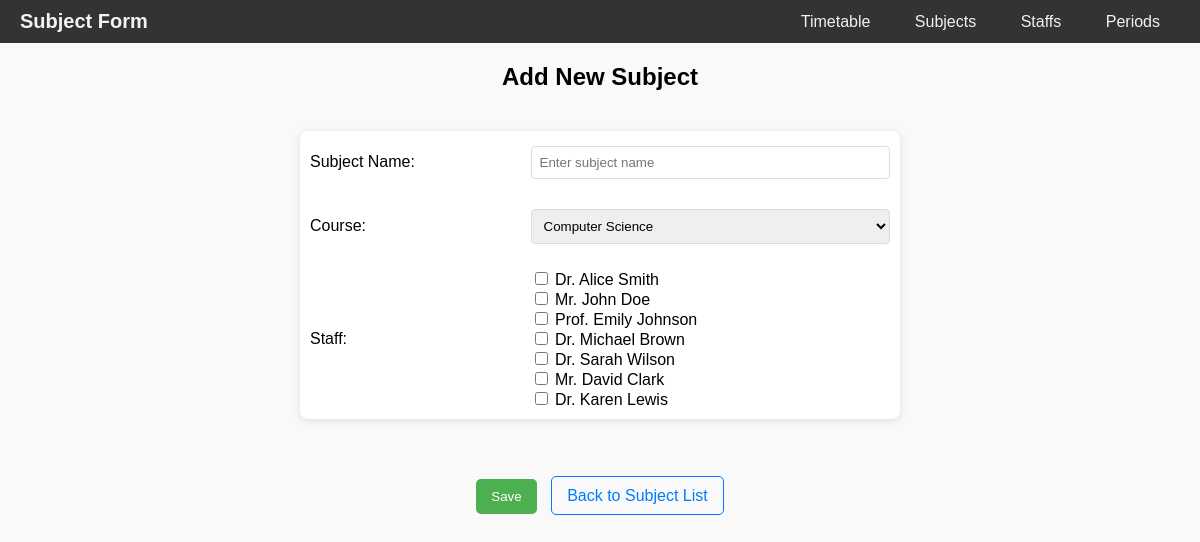
Page /subjects/create/ on the committed database.
### timetableApp/models.py (models this page shows, shortened)
class Staff(models.Model):
    name = models.CharField(max_length=100)

### timetableApp/views.py (the view)
# urls.py: path('subjects/create/', views.subject_create, name='subject_create'),
def subject_create(request):
    if request.method == 'POST':
        form = SubjectForm(request.POST)
        if form.is_valid():
            form.save()
            return redirect('subject_list')
    else:
        form = SubjectForm()
    return render(request, 'timetable/subject_form.html', {'form': form})

### timetableApp/forms.py
class SubjectForm(forms.ModelForm):
    class Meta:
        model = Subject
        fields = ['name', 'course', 'staff']

### templates/timetable/subject_form.html (shortened to what this page needs)
<!DOCTYPE html>
<html lang="en">
<head>
</head>
<body>
<div class="navbar">
    <div class="heading">Subject Form</div>
    <div>
        <a href="{% url 'timetable_list' %}">Timetable</a>
        <a href="{% url 'subject_list' %}">Subjects</a>
        <a href="{% url 'staff_list' %}">Staffs</a>
        <a href="{% url 'period_list' %}">Periods</a>
    </div>
</div>
<h2 style="text-align: center;">{% if form.instance.pk %}Edit Subject{% else %}Add New Subject{% endif %}</h2>
<form method="post" style="display: flex; justify-content: center; flex-direction: column; align-items: center;">
    <table>
        <tr>
            <td><label for="id_name">Subject Name:</label></td>
            <td><input type="text" name="name" id="id_name" placeholder="Enter subject name" value="{{ form.name.value|default_if_none:'' }}"></td>
        </tr>
        <tr>
            <td><label for="id_course">Course:</label></td>
            <td>
                <select name="course" id="id_course">
                    {% for course in form.course.field.queryset %}
                        <option value="{{ course.pk }}" {% if course.pk == form.course.value %}selected{% endif %}>{{ course.name }}</option>
                    {% endfor %}
                </select>
            </td>
        </tr>
        <tr>
            <td><label>Staff:</label></td>
            <td>
                <div class="checkbox-list">
                    {% for staff in form.staff.field.queryset %}
                        <label>
                            <input type="checkbox" name="staff" value="{{ staff.pk }}" {% if staff.pk in form.staff.value %}checked{% endif %}>
                            {{ staff.name }}
                        </label>
                    {% endfor %}
                </div>
            </td>
        </tr>
    </table>
    <div class="button-container">
        <button type="submit">Save</button>
        <a href="{% url 'subject_list' %}" class="back-button">Back to Subject List</a>
    </div>
</form>
</body>
</html>

### templates/timetable/subject_form.html (style rules this page uses)
body { font-family: Arial, sans-serif; background-color: #f9f9f9; margin: 0; padding: 0; }
.navbar { background-color: #333; display: flex; align-items: center; justify-content: space-between; padding: 10px 20px; color: #f2f2f2; }
.navbar .heading { font-weight: bold; font-size: 20px; }
.navbar a { color: #f2f2f2; padding: 10px; text-decoration: none; margin: 0 10px; }
table { width: 50%; margin: 20px auto; border-collapse: collapse; background-color: #fff; box-shadow: 0 2px 8px rgba(0, 0, 0, 0.1); border-radius: 8px; overflow: hidden; }
td { padding: 10px; }
.checkbox-list { display: flex; flex-direction: column; }
button { margin-top: 20px; padding: 10px 15px; background-color: #4CAF50; color: white; border: none; border-radius: 5px; cursor: pointer; transition: background-color 0.3s ease; }
input[type="text"], select { width: 100%; padding: 8px; margin: 5px 0; box-sizing: border-box; border: 1px solid #ddd; border-radius: 4px; }
.button-container { text-align: center; margin-top: 20px; }
a.back-button { margin-left: 10px; text-decoration: none; color: #007bff; padding: 10px 15px; border: 1px solid #007bff; border-radius: 5px; transition: background-color 0.3s ease, color 0.3s ease; }

### rows in the picture
Staff: name "Dr. Alice Smith"
Staff: name "Mr. John Doe"
Staff: name "Prof. Emily Johnson"
Staff: name "Dr. Michael Brown"
Staff: name "Dr. Sarah Wilson"
Staff: name "Mr. David Clark"
Staff: name "Dr. Karen Lewis"

### other values in the picture
form field course "Computer Science"
